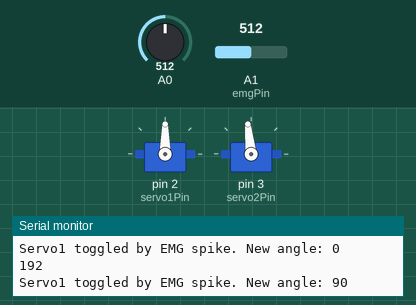
This sketch was run on a simulated Arduino Uno, built with avr-gcc and run on an emulated ATmega328P. Shown: 2 × servo, the last lines printed to the serial monitor. Inputs (shaded band) come from the test bench; at power-on: A1 (emgPin) = 512, A0 = 512.

Above: at 1.2 s.
1.3 s: A1 (emgPin) set to 485
At 2.0 s:
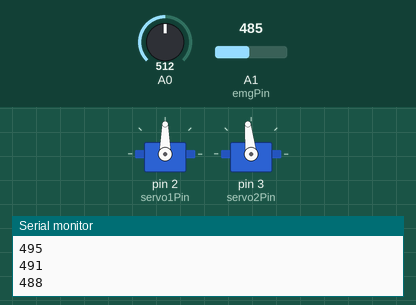
2.8 s: A0 set to 900
At 3.1 s:
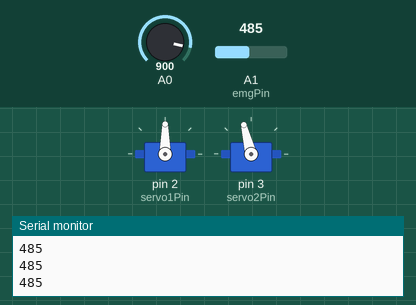
4.3 s: A1 (emgPin) set to 510
At 7.2 s:
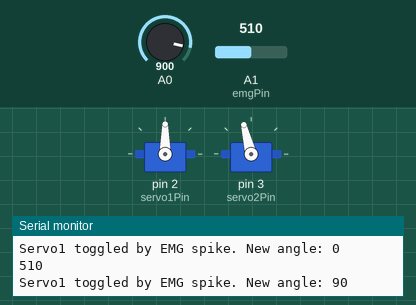
7.3 s: A1 (emgPin) set to 50
At 8.0 s:
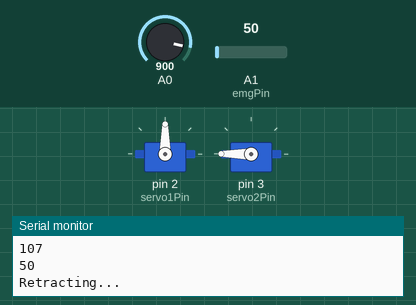
9.7 s: A1 (emgPin) set to 70
At 10.23 s:
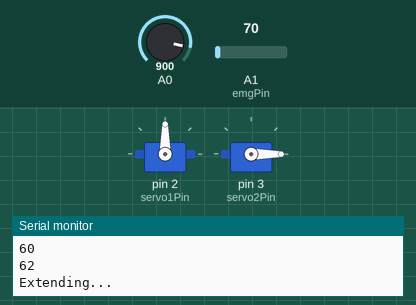
11.9 s: A0 set to 716
At 12.3 s:
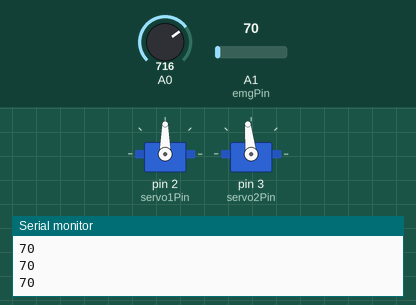
Timing chart, 0 to 14.4 s (numbered marks = the images above; inputs shaded):
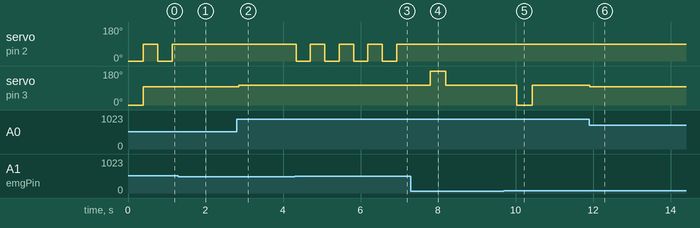

Measured:
- after the input at 1.3 s, servo on pin 2 (servo1Pin): stops changing and stays 90°
- after the input at 2.8 s, servo on pin 3 (servo2Pin): 96° → 104° after 0.05 s
- after the input at 4.3 s, servo on pin 2 (servo1Pin): alternates 90° for 0.37 s and 0° for 0.37 s, starting at once
- after the input at 7.3 s, servo on pin 2 (servo1Pin): stops changing and stays 90°; servo on pin 3 (servo2Pin): 104° → 180° after 0.50 s, → 104° 0.40 s later
- after the input at 9.7 s, servo on pin 3 (servo2Pin): 104° → 0° after 0.34 s, → 104° 0.40 s later
- after the input at 11.9 s, servo on pin 3 (servo2Pin): 104° → 96° at once

The sketch:

Arduino_Sketch_EMG.ino
```cpp
#include <Servo.h>

Servo servo1; // Rotational: toggles 0 ↔ 90
Servo servo2; // Continuous: extend() ↔ retract()

int servo1Pin = 2;
int servo2Pin = 3;

bool state1 = false; // servo1: false = 0, true = 90
bool state2 = false;  // servo2: true = extended, false = retracted

const int rotationTime = 400; // ms to spin 360° for servo2

const int emgPin = A1;
const int numSamples = 8;
int emgReadings[numSamples];
int emgIndex = 0;
long total = 0;

void setup() {
  Serial.begin(9600);

  servo1.attach(servo1Pin);
  servo2.attach(servo2Pin);

  servo1.write(0);   // initial angle
  servo2.write(96);  // stop signal for continuous servo
}

void loop() {
  // === EMG Moving Average ===
  total -= emgReadings[emgIndex];
  emgReadings[emgIndex] = analogRead(emgPin);
  total += emgReadings[emgIndex];
  emgIndex = (emgIndex + 1) % numSamples;
  int emgAvg = total / numSamples;
  Serial.println(emgAvg);

  // EMG-based control for servo1 (toggle) and servo2 (extend/retract)
  if (emgAvg > 60) {
    int emgValue = analogRead(emgPin);  // Read raw EMG again for spike detection

    // Extend servo2 if not already extended
    if (!state2) {
      extend();
      state2 = true;
    }

    // Toggle servo1 if spike is detected
    if (emgValue > 500) {
      state1 = !state1;
      int angle = state1 ? 90 : 0;
      servo1.write(angle);
      Serial.print("Servo1 toggled by EMG spike. New angle: ");
      Serial.println(angle);
      delay(300); // Debounce delay
    }
  } else {
    // Retract servo2 if not already retracted
    if (state2) {
      retract();
      state2 = false;
    }
  }

  int potValue = analogRead(A0);
  int servoSpeed = map(potValue, 0, 1023, 82, 108);
  if (abs(servoSpeed - 96) < 6) {
    servoSpeed = 96; // Stay still if within deadzone
  }
  servo2.write(servoSpeed);

  delay(70);
}

// === Servo 2 Control ===

void extend() {
  servo2.write(0); // Full speed clockwise
  Serial.println("Extending...");
  delay(rotationTime-5);  // Calibrated
  servo2.write(96); // Stop
}

void retract() {
  servo2.write(180); // Full speed counter-clockwise
  Serial.println("Retracting...");
  delay(rotationTime);
  servo2.write(96); // Stop
}
```
